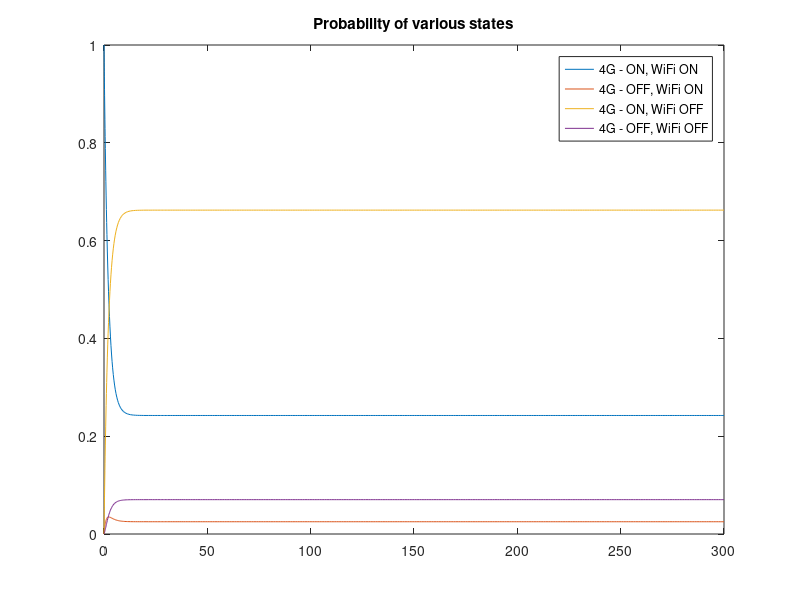

MATLAB code to generate this figure: (Note: this script raises an error after producing the figure.)
%% Exercise
clc, clear

available4G = 1/20;
establishAgain4G = 1/2;
availableWiFi = 1/3;
establishAgainWiFi = 1/8;
resetAllChannel = 1/100;

Q = [-available4G - availableWiFi - resetAllChannel, available4G, availableWiFi, resetAllChannel;
    establishAgain4G, -establishAgain4G - availableWiFi, 0, availableWiFi;
    establishAgainWiFi, 0, -establishAgainWiFi - available4G, available4G;
    0, establishAgainWiFi, establishAgain4G, -establishAgainWiFi - establishAgain4G];

pi0 = [1, 0, 0, 0];

Tmax = 300;

[t, pit] = ode45(@(t,x) Q' * x, [0 Tmax], pi0');

plot(t, pit, "-");
legend("4G - ON, WiFi ON", "4G - OFF, WiFi ON", "4G - ON, WiFi OFF", "4G - OFF, WiFi OFF");
title("Probability of various states");

%% Check

QCheck = [ones(4,1), Q(:, 2:4)];

u = [1, 0, 0, 0];

pis = u * inv(QCheck);

pCheck = sum(pis);

if (round(pCheck,3) ~= round(1,3))
    error("Probability not corrispondent!")
end